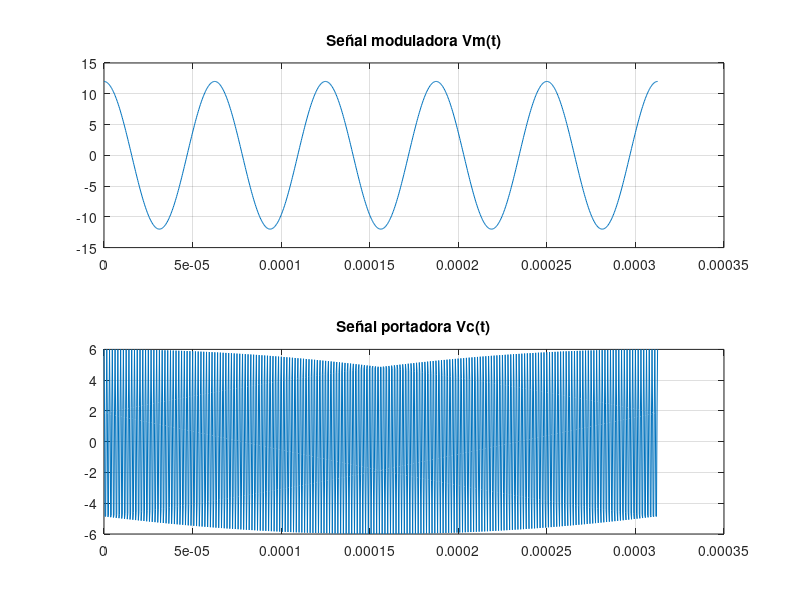
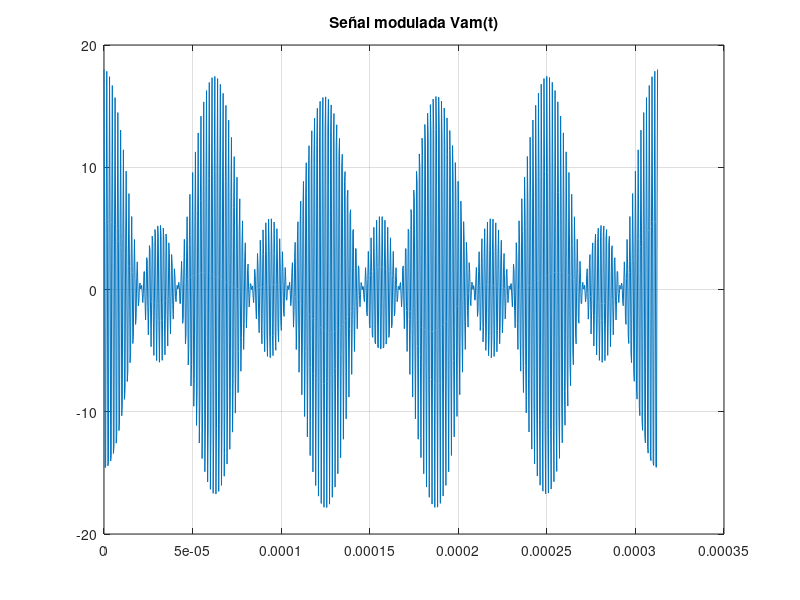

MATLAB code to generate these figures, in order:
%Algoritmo para Modulación AM
clc
clear all
close all
% Vam(t) = Vc*(1+Vm/Vc*Cos(Wm*t))*Cos(Wc*t)
Vc = 6;
fm= 16000;
fc= 640000;
porcentaje_mod= 2;
Wm=2*3.1416*fm;
Wc=2*3.1416*fc; 
Vm=Vc*porcentaje_mod;
resolucion=1000;
t = linspace(0,5/fm,resolucion); % tiempo a visualizar la señal
Vm_t=Vm*cos(Wm*t);
Vc_t=Vc*cos(Wc*t);
Vam_t = Vc.*(1+(Vm/Vc)*cos(Wm*t)).*cos(Wc*t);
figure(1)
subplot(2,1,1)
plot (t,Vm_t)
title('Señal moduladora Vm(t)'),grid on
subplot(2,1,2)
plot (t,Vc_t)
title('Señal portadora Vc(t)'),grid on
figure(2)
plot (t,Vam_t)
title('Señal modulada Vam(t)'),grid on